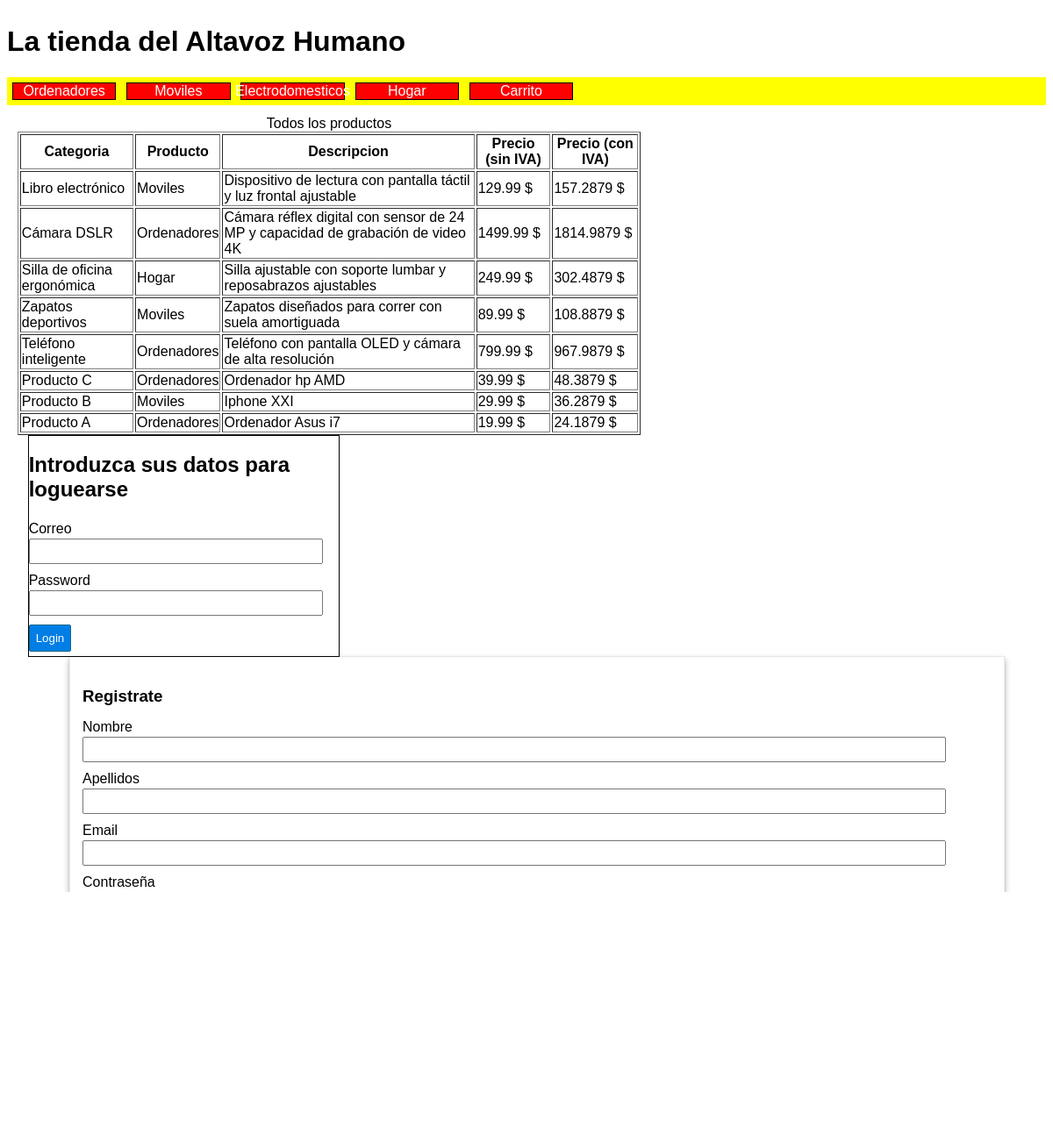
The page /Carrito_MVC/index.php on the database its author committed.
### tables this page shows
CREATE TABLE `categoriaproductos` (
  `id` int(11) NOT NULL,
  `nombre` varchar(50) DEFAULT NULL
);

CREATE TABLE `productos` (
  `id` int(11) NOT NULL,
  `nombre` varchar(50) DEFAULT NULL,
  `descripcion` text DEFAULT NULL,
  `precio` decimal(10,2) DEFAULT NULL,
  `categoria_id` int(11) DEFAULT NULL
);

### Carrito_MVC/src/controllers/ViewController.php (called while the page is built, shortened)
<?php
class ViewController
{
    public static function show($viewName = null, $data = null)
    {
        self::showHeader();
        require_once $viewName;
        include 'views/layout/sidebar.php';
        self::showFooter();
    }
    public static function showHeader()
    {
        $categoriaModel = new CategoriaModel();
        $categorias = $categoriaModel->getAll();
        include 'views/layout/header.php';
    }
    public static function showFooter()
    {
        include 'views/layout/footer.php';
    }
}

### Carrito_MVC/src/controllers/EntradaController.php (called while the page is built, shortened)
<?php
class EntradaController
{
    public function getAll()
    {
        $productos = new ProductosModel();
        $todosLosProductos = $productos->getEntradas();
        ViewController::show('views/entradas/showAllEntradas.php', ["entradas" => $todosLosProductos]);
    }
}

### Carrito_MVC/src/database/Conexion.php (called while the page is built, shortened)
<?php
class Conexion
{
    public static function conectar()
    {
        try {
            $conexion = new \PDO('mysql:host='.ConfigBD::$SERVER_NAME_BD.';dbname='.ConfigBD::$DB_NAME.';port='.ConfigBD::$SERVER_POR_BD.';charset='.ConfigBD::$CHARSET, ConfigBD::$USER_DB, ConfigBD::$passwordBD);
            $conexion->setAttribute(\PDO::ATTR_ERRMODE, \PDO::ERRMODE_EXCEPTION);
            return $conexion;
        } catch (\PDOException $e) {
            echo $e->getMessage();
            return NULL;
        }
    }
}
?>

### Carrito_MVC/src/models/CategoriaModel.php (called while the page is built, shortened)
<?php
class CategoriaModel extends Model
{
    public function __construct()
    {
        $this->tabla = "categoriaproductos";
    }
}

### Carrito_MVC/src/models/Model.php (called while the page is built, shortened)
<?php
class Model
{
    protected $conn;
    protected $tabla;
    public function __construct()
    {
        $this->conn = Conexion::conectar();
    }
    public function getAll()
    {
        try {
            $consulta = "select * from {$this->tabla}";
            $sentencia = $this->conn->prepare($consulta);
            $sentencia->execute();
            $resultado = [];
            while ($fila = $sentencia->fetch()) {
                $resultado[] = $fila;
            }
            return $resultado;
        } catch (\PDOException $e) {
            echo '<p>Fallo en la conexión' . $e->getMessage() . '</p>';
            return null;
        }
    }
}

### Carrito_MVC/src/models/ProductosModel.php (called while the page is built, shortened)
<?php
class ProductosModel extends Model
{
   public function getEntradas($limiTeinical = null, $limiteFinal = null)
    {
        try {
            $consulta = "select e.*, c.nombre as nombreCategoria
        from productos e join categoriaproductos c
        on (e.categoria_id=c.id)
        order by id desc";
            $sentencia = $this->conn->prepare($consulta);
            $sentencia->setFetchMode(\PDO::FETCH_ASSOC);
            $sentencia->execute();
            $resultado = $sentencia->fetchAll();
            return $resultado;
        } catch (\PDOException $e) {
            echo "<p>Fallo en la conexión" . $e->getMessage() . "</p>";
            return null;
        }
    }
}

### Carrito_MVC/views/layout/sidebar.php (called while the page is built, shortened)
<?php
include_once "sidebar/sidebarLogin.php";
include_once "sideBar/sidebarRegister.php";
?>

### Carrito_MVC/views/entradas/showAllEntradas.php (the view, shortened to what this page needs)
<?php
echo "<div id='productos'>";
echo '<table border="1" class="tabla ">';
echo "<caption>Todos los productos</caption>";
echo '<thead>';
echo '<tr>';
echo '<th>Categoria</th>';
echo '<th>Producto</th>';
echo '<th>Descripcion</th>';
echo '<th>Precio (sin IVA)</th>';
echo '<th>Precio (con IVA)</th>';
echo '</tr>';
echo '</thead>';
echo '<tbody>';
foreach ($data["entradas"] as $key => $producto) {
    echo '<tr>';
    echo '<td>' . $producto['nombre'] . '</td>';
    echo '<td>' . $producto['nombreCategoria'] . '</td>';
    echo '<td>' . $producto['descripcion'] . '</td>';
    echo '<td>' . $producto['precio'] . ' $</td>';
    echo '<td>' . $producto['precio'] * Parameters::$IVA . ' $</td>';
    echo '</tr>';
}
echo '</tbody>';
echo '</table>';
echo "</div>";
?>

### Carrito_MVC/index.php (shortened to what this page needs)
<?php
$nameController = "Manu\CarritoMvc\Controllers\\";
$nameController = $nameController . (($_GET['controller'])??Parameters::$CONTROLLER_DEFAULT). "Controller";
$action = $_GET['action']??Parameters::$ACTION_DEFAULT;
if(class_exists($nameController)){
    $controller = new $nameController();
    if(method_exists($controller, $action)){
        $controller->$action();
    }else (new ErrorController())->mostrar404();
}else (new ErrorController())->mostrar404();
?>

### Carrito_MVC/views/layout/header.php (shortened to what this page needs)
<!DOCTYPE html>
<html lang="en">
<head>
    <link rel="stylesheet" type="text/css" href="<?= Parameters::$BASE_URL?>assets/css/style.css" />
</head>
<body>
    <h1>La tienda del Altavoz Humano</h1>
    <div id="categorias">
        <?php
        echo "<div id='padreBarra'>";
        foreach ($categorias as  $categoria) {
            echo "<a id='barra'href='".Parameters::$BASE_URL."Entrada/categoria&id=".$categoria["id"]."'>".$categoria["nombre"]."</a>";
        }
        if(isset($_SESSION["cart"])){
            echo "<a id='barra' href='".Parameters::$BASE_URL."Cart/mostrar'>Carrito ".count($_SESSION["cart"])."</a>";
        }else{
            echo "<a id='barra' href='".Parameters::$BASE_URL."Cart/mostrar'>Carrito</a>";
        }
        echo "</div>";
        ?>
    </div>
    <div id="vistaPrincipal">

### Carrito_MVC/views/layout/sidebar/sidebarLogin.php (shortened to what this page needs)
<?php
if(!isset($_SESSION["user"])){
	?>
<div id="login">
	<h2>Introduzca sus datos para loguearse</h2>
	<div idhijopLogin>
		<form action='<?=Parameters::$BASE_URL?>Usuario/login' method="post">
			<label for="correo">Correo</label>
			<input type="email" name="email" id="correoLogin">
			<label for="correo">Password</label>
			<input type="password" name="password" id="passwordLogin">
			<input type="submit" value="Login">
		</form>
	</div>
</div>
<?php
}

### Carrito_MVC/views/layout/sidebar/sidebarRegister.php (shortened to what this page needs)
<?php
if (!isset($_SESSION["user"])){
?>
    <div id='register' class='bloque'>
			<h3>Registrate</h3>
			<form action='<?=Parameters::$BASE_URL?>Usuario/register' method='post'>
				<label for='idNombre'>Nombre</label>
				<input type='text' name='nombre' id='idNombre' />
				<label for='idApellidos'>Apellidos</label>
				<input type='text' name='apellidos' id='idApellidos' />
				<label for='idEmail'>Email</label>
				<input type='text' name='email' id='idEmail' />
				<label for='idPassword'>Contraseña</label>
				<input type='password' name='password' id='idPassword' />
				<label for='idPassword2'>Repite la contraseña</label>
				<input type='password' name='password2' id='idPassword2' />
				<input type='submit' name='btnRegistro' value='Registrar' />
			</form>
		</div>
<?php
	}
?>

### Carrito_MVC/views/layout/footer.php (shortened to what this page needs)
</div>
<footer id="pie">
<p>IES Alonso de Madrigal &copy; 2024</p>
</footer>

### Carrito_MVC/assets/css/style.css (style rules this page uses)
* { box-sizing: border-box; font-family: sans-serif, Helvetica, Arial; text-decoration: none; }
body { display: flex; flex-direction: column; justify-content: flex-start; flex-direction: column; }
#padreBarra { display: flex; justify-content: flex-start; width: 100%; background-color: yellow; text-decoration: none; }
#barra { display: flex; justify-content: center; align-items: center; width: 10%; margin: 0.5%; height: auto; background-color: red; border: 1px solid black; text-decoration: none; color: white; }
#login { display: flex; width: 30%; border: 1px solid black; margin-left: 1%; flex-direction: column; }
#vistaPrincipal { display: flex; flex-wrap: wrap; width: 100%; margin: 1%; flex-direction: column; }
#productos { display: flex; width: 60%; flex-direction: column; flex-wrap: wrap; }
.bloque { display:block; width: 90%; margin: 0px auto; margin-bottom: 35px; background: white; padding: 15px; box-shadow: 0px 0px 1px rgba(0,0,0,0.3), 0px 3px 7px rgba(0,0,0,0.3), 0px 0px 1px #FFFFFF inset, 0px -3px 2px rgba(0,0,0,0.25) inset; }
.bloque h3 { margin-bottom: 15px; }
label, input[type="text"], input[type="email"], input[type="password"] { display: block; width: 95%; margin-top:2px; margin-bottom: 2px; }
input[type="text"], input[type="email"], input[type="password"] { padding: 5px; margin-bottom: 10px; }
input[type="button"], input[type="submit"], .boton { margin-top: 5px; margin-bottom: 5px; display: block; border-radius: 2px; color:white; background: #007ee5; border: 1px solid #156785; cursor:pointer; padding: 7px; }
#pie { clear:both; width: 85%; margin: 0px auto; background: linear-gradient(to bottom, #f9f9f9 0px, #e9e9e9 100%); border: 1px solid #c9c9c9; border-bottom: none; border-radius: 8px 8px 0px 0px; color: #666; height: auto; padding: 15px; text-align: center; }

### rows shown on the page
categoriaproductos: nombre "Ordenadores"
categoriaproductos: nombre "Moviles"
categoriaproductos: nombre "Electrodomesticos"
categoriaproductos: nombre "Hogar"
productos: nombre "Libro electrónico", categoria.nombre "Moviles", descripcion "Dispositivo de lectura con pantalla táctil y luz frontal ajustable", precio "129.99", $producto['precio']*Parameters::$IVA "157.2879"
productos: nombre "Cámara DSLR", categoria.nombre "Ordenadores", descripcion "Cámara réflex digital con sensor de 24 MP y capacidad de grabación de video 4K", precio "1499.99", $producto['precio']*Parameters::$IVA "1814.9879"
productos: nombre "Silla de oficina ergonómica", categoria.nombre "Hogar", descripcion "Silla ajustable con soporte lumbar y reposabrazos ajustables", precio "249.99", $producto['precio']*Parameters::$IVA "302.4879"
productos: nombre "Zapatos deportivos", categoria.nombre "Moviles", descripcion "Zapatos diseñados para correr con suela amortiguada", precio "89.99", $producto['precio']*Parameters::$IVA "108.8879"
productos: nombre "Teléfono inteligente", categoria.nombre "Ordenadores", descripcion "Teléfono con pantalla OLED y cámara de alta resolución", precio "799.99", $producto['precio']*Parameters::$IVA "967.9879"
productos: nombre "Producto C", categoria.nombre "Ordenadores", descripcion "Ordenador hp AMD", precio "39.99", $producto['precio']*Parameters::$IVA "48.3879"
productos: nombre "Producto B", categoria.nombre "Moviles", descripcion "Iphone XXI", precio "29.99", $producto['precio']*Parameters::$IVA "36.2879"
productos: nombre "Producto A", categoria.nombre "Ordenadores", descripcion "Ordenador Asus i7", precio "19.99", $producto['precio']*Parameters::$IVA "24.1879"
